Frame 1 (no input): blank canvas, image omitted
Frame 60 (the mouse pressed at the canvas centre just before this capture): blank canvas, image omitted
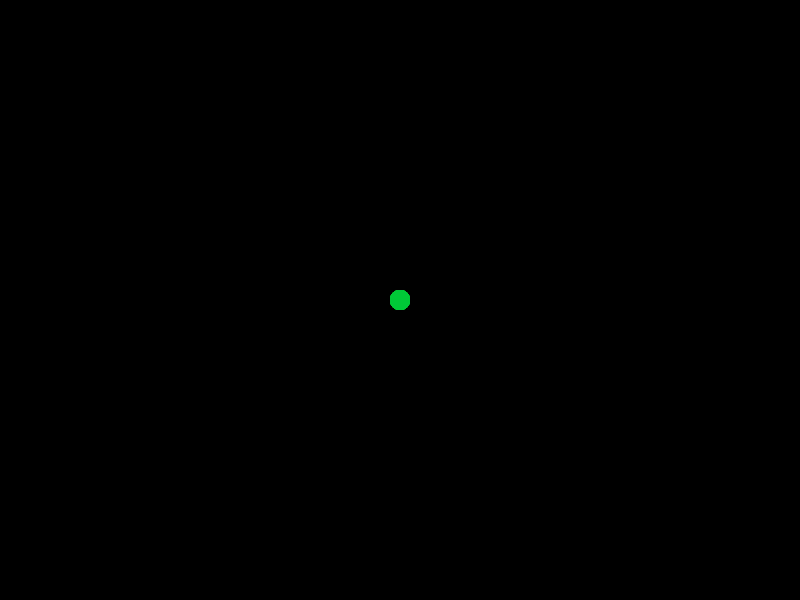
Frame 120 (the mouse held since frame 60 and released just before this capture)

The Processing sketch whose frames 1 and 60 were blank and that drew this single picture after the mouse press (run headless with seeded random() and noise(); from frame 60 on, the mouse is pressed at the canvas centre):

// Processing sketch: VoidFunctions
// ── VoidFunctions.pde
void setup(){
  size(800,600); //set size
  background(0); //set background
  
}

void draw(){
  if(keyPressed == true){ //if the key is pressed a square is drawn
    drawSquare();
  }
  if(mousePressed){ //if the mouse is pressed circles are drawn
   drawCircle(0,200,55); 
  }
 
}



//define drawSquare funtion
void drawSquare(){
  fill(0,100,255);       //set fill
  stroke(0);             //stroke
  rect(375,275,50,50);   //location of square
}

//define drawCircle function
void drawCircle(int R, int G, int B){   //set parameters as integers for color
 fill(R,G,B);                           //fill will be determined by user input
 noStroke();                            //noStroke
 float diam=20;                         //create a variable for size
 ellipse(mouseX,mouseY,diam,diam);      //draw an ellipse at the mouse location
}


  














/*******************************************************************************
void drawARandomCircle(){ //funtion setup: dataType name(opt. parameters){
 noStroke();
 fill(0,random(255),random(100,255)); //set fill
 float diam=random(5,10);             //create variable for diameter 
 ellipse(random(width), random(height),diam,diam); //draw ellipse at a random locatipn
}

void drawACircleAt(int x, int y){
 fill(255);
 noStroke();
 float diam=10;
 ellipse(x,y,diam,diam);
}
**********************************************************************************/
